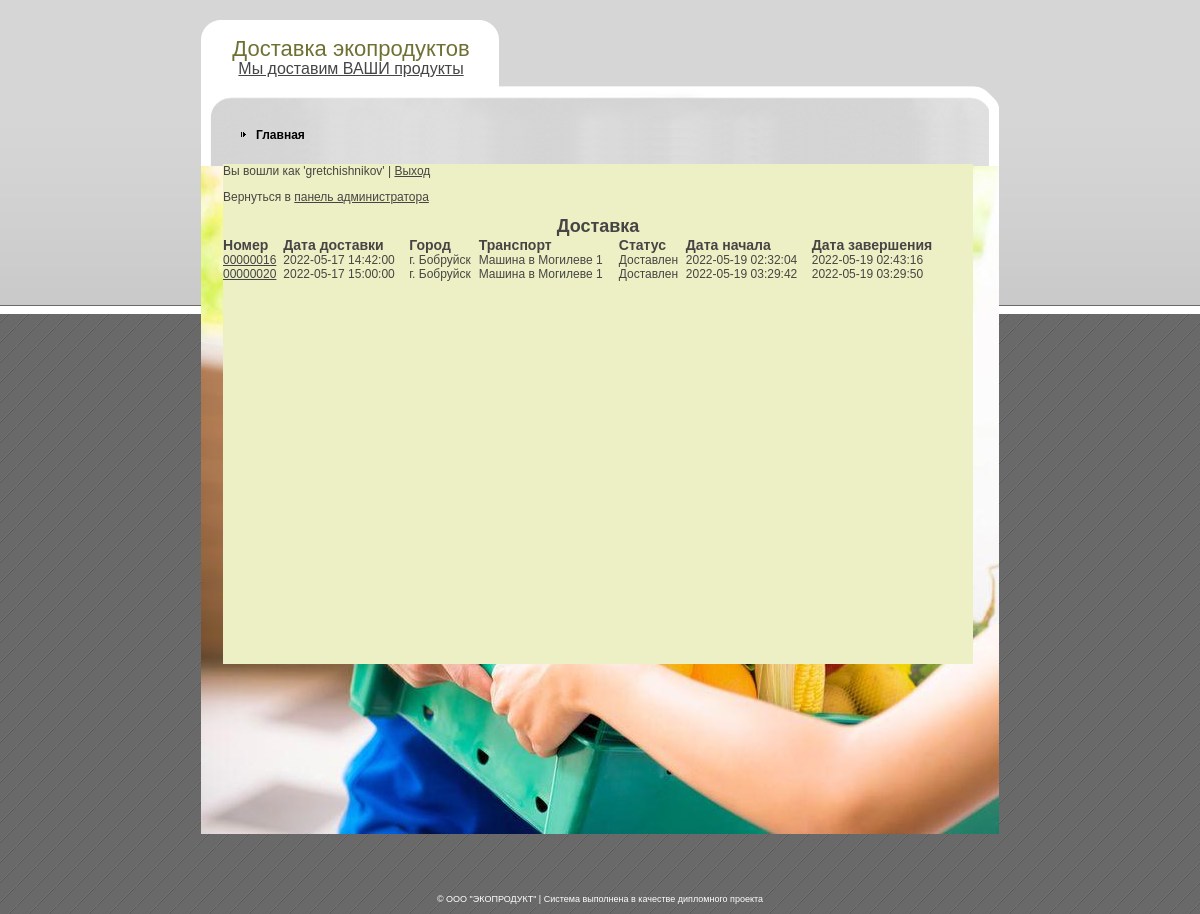
Screenshot of /admin_delivery.php (signed in) with the database file from the repository.
### tables this page shows
CREATE TABLE IF NOT EXISTS `delivery` (
  `id` int(11) NOT NULL AUTO_INCREMENT,
  `id_order` int(11) NOT NULL,
  `id_transport` int(11) NOT NULL,
  `id_route` int(11) NOT NULL,
  `delivery_start` datetime DEFAULT NULL,
  `delivery_end` datetime DEFAULT NULL,
  PRIMARY KEY (`id`),
  KEY `id_order` (`id_order`,`id_transport`,`id_route`),
  KEY `id_transport` (`id_transport`),
  KEY `id_route` (`id_route`)
);

CREATE TABLE IF NOT EXISTS `orders` (
  `id` int(11) NOT NULL AUTO_INCREMENT,
  `number` varchar(8) NOT NULL,
  `id_customer` int(11) NOT NULL,
  `id_address` int(11) NOT NULL,
  `id_status` int(11) NOT NULL,
  `delivery_date` datetime NOT NULL,
  `creation_date` datetime NOT NULL,
  PRIMARY KEY (`id`),
  KEY `id_customer` (`id_customer`),
  KEY `id_address` (`id_address`),
  KEY `id_status` (`id_status`)
);

CREATE TABLE IF NOT EXISTS `points` (
  `id` int(11) NOT NULL AUTO_INCREMENT,
  `point` varchar(50) NOT NULL,
  `idregion` int(11) NOT NULL,
  `is_region_center` tinyint(1) NOT NULL,
  PRIMARY KEY (`id`),
  KEY `idregion` (`idregion`)
);

CREATE TABLE IF NOT EXISTS `transport` (
  `id` int(11) NOT NULL AUTO_INCREMENT,
  `name` varchar(255) NOT NULL,
  `id_type` int(11) NOT NULL,
  `id_region` int(11) NOT NULL,
  `id_status` int(11) NOT NULL,
  PRIMARY KEY (`id`),
  KEY `id_type` (`id_type`),
  KEY `id_status` (`id_status`),
  KEY `id_region` (`id_region`)
);

CREATE TABLE IF NOT EXISTS `order_statuses` (
  `id` int(11) NOT NULL AUTO_INCREMENT,
  `name` varchar(50) NOT NULL,
  PRIMARY KEY (`id`)
);

### lib_db.php (called while the page is built, shortened)
<?php
function dataBaseToArray($resultat)
{
    $array = array();
    while($row = mysql_fetch_assoc($resultat))
	{
        $array[] = $row;
    }
    return $array;
}
function getOrdersForDeliver()
{
    $sql = "SELECT o.id as id_order, o.number, o.delivery_date, p.point, o.id_status, os.name as status,
                    d.id_transport, t.name, d.delivery_start, d.delivery_end, idregion as id_region
            FROM delivery d
            JOIN orders o ON d.id_order = o.id
            JOIN order_statuses os ON o.id_status = os.id
            JOIN addresses a ON a.id = o.id_address
            JOIN points p ON p.id = a.id_point
            JOIN transport t ON d.id_transport = t.id
            WHERE o.id_status IN (7, 3, 4)";
    $resultat = mysql_query($sql) or die(mysql_error());
    return dataBaseToArray($resultat);
}
			$error = 1;?>

### admin_delivery.php (the view, shortened to what this page needs)
<?php
require "lib_db.php";
?>
<!DOCTYPE html PUBLIC "-//W3C//DTD XHTML 1.0 Strict//EN" "http://www.w3.org/TR/xhtml1/DTD/xhtml1-strict.dtd">
<html xmlns="http://www.w3.org/1999/xhtml" xml:lang="en" lang="en">
<head>
    <link rel="stylesheet" href="style.css" type="text/css" charset="utf-8" />
</head>
<body>
<div id="outer">
    <div id="wrapper">
        <div id="body-bot">
            <div id="body-top">
                <div id="logo">
                    <h1>Доставка экопродуктов</h1>
                    <p><a href="adminform.php" target="_parent">Мы доставим ВАШИ продукты</a></p>
                </div>
                <div id="nav">
                    <ul>
                        <li><a href="index.php">Главная</a></li>
                    </ul>
                </div>
                <div id="gboxm">
                    <?php
                    $login = $_SESSION['login'];
                    $password = $_SESSION['password'];
                    if(empty($login) and empty($password))
                    {
                        echo "<h2>Ошибка!</h2>";
                        echo "<p>Необходимо пройти авторизацию | <a href='adminform.php'>Вход</a></p>";
                    }
                    else
                    {
                    echo "<p>Вы вошли как '$login' | <a href='../exit.php'>Выход</a></p>";
                    echo "<p>Вернуться в <a href='adminform.php'>панель администратора</a></p>";?>
                    <h2><center>Доставка</center></h2>
                    <table border="0" cellpadding="0" cellspacing="0" width="100%">
                        <tr>
                            <td><h3>Номер</h3></td>
                            <td><h3>Дата доставки</h3></td>
                            <td><h3>Город</h3></td>
                            <td><h3>Транспорт</h3></td>
                            <td><h3>Статус</h3></td>
                            <td><h3>Дата начала</h3></td>
                            <td><h3>Дата завершения</h3></td>
                            <td width=25></td>
                        </tr>
                        <?
                        $orders_ready_for_deliver = getOrdersForDeliver();
                        foreach($orders_ready_for_deliver as $order)
                        {
                            ?>
                            <tr>
                                <td><a href="order_details.php?id=<?=$order["id_order"]?>&status=<?=$order["id_status"]?>"><?=$order["number"]?></a></td>
                                <td><?=$order["delivery_date"]?></td>
                                <td><?=$order["point"]?></td>
                                <td><?=$order["name"]?></td>
                                <td><?=$order["status"]?></td>
                                <td><?=$order["delivery_start"]?></td>
                                <td><?=$order["delivery_end"]?></td>
                            </tr>
                        <?}
                        echo "</table>";
                        }?>
                </div>
            </div>
        </div>
    </div>
</div>
<div id="copyright"> &copy; ООО "ЭКОПРОДУКТ" | Система выполнена в качестве дипломного проекта</div>
</body>
</html>

### style.css (style rules this page uses)
html, body, h1, h2, h3, h4 { margin: 0; padding: 0; }
a { color: #464544; }
body { background: url(images/logos/page_bg.gif); text-align: center; font: 12px arial, sans-serif; color: #464544; padding-bottom: 10px; }
#outer { background: top left url(images/logos/page_bg_top.gif) repeat-x; padding-top: 20px; }
#wrapper { text-align: left; margin: auto; width: 798px; position: relative; background: url(images/logos/body_bg.gif) repeat-y; }
#body-bot { background: bottom left url(images/logos/body_bg_bot.jpg) no-repeat; }
#body-top { background: url(images/logos/body_bg_top.gif) no-repeat; min-height: 800px; _height: 800px; padding-bottom: 14px; }
#logo { width: 25em; text-align: center; }
#logo h1 { color: #6F7033; font: 22px "Arial narrow", arial, sans-serif; line-height: 1; padding-top: 0.8em; }
#logo p { color: #464544; font: 16px "Arial narrow", arial, sans-serif; margin: 0; }
#nav { margin-top: 50px; }
#nav li { list-style: none; float: left; background: left center url(images/logos/arr.gif) no-repeat; padding-left: 15px; padding-right: 20px; }
#nav a { color: #000; text-decoration: none; font-weight: bold; }
#gboxm { width: 750px; min-height: 500px; margin-top: 22px; margin-left: 22px; margin-bottom: 22px; background-color: #EDF0C4; }
#copyright { font-size: 9px; color: #fff; margin-top: 60px; }

### rows the page displays
delivery: id_order.number "00000016", id_order.delivery_date "2022-05-17 14:42:00", points.point "г. Бобруйск", id_transport.name "Машина в Могилеве 1", order_statuses.name "Доставлен", delivery_start "2022-05-19 02:32:04", delivery_end "2022-05-19 02:43:16"
delivery: id_order.number "00000020", id_order.delivery_date "2022-05-17 15:00:00", points.point "г. Бобруйск", id_transport.name "Машина в Могилеве 1", order_statuses.name "Доставлен", delivery_start "2022-05-19 03:29:42", delivery_end "2022-05-19 03:29:50"

### other values shown
$login "gretchishnikov"
